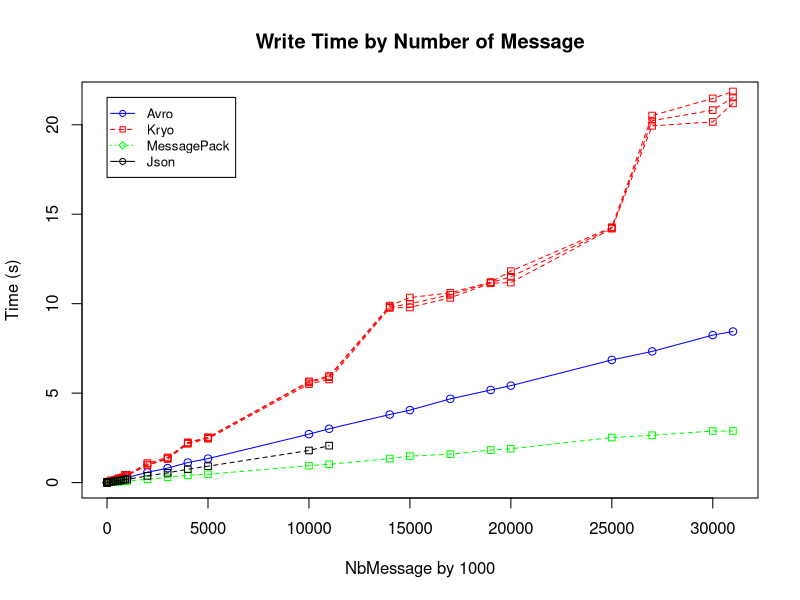
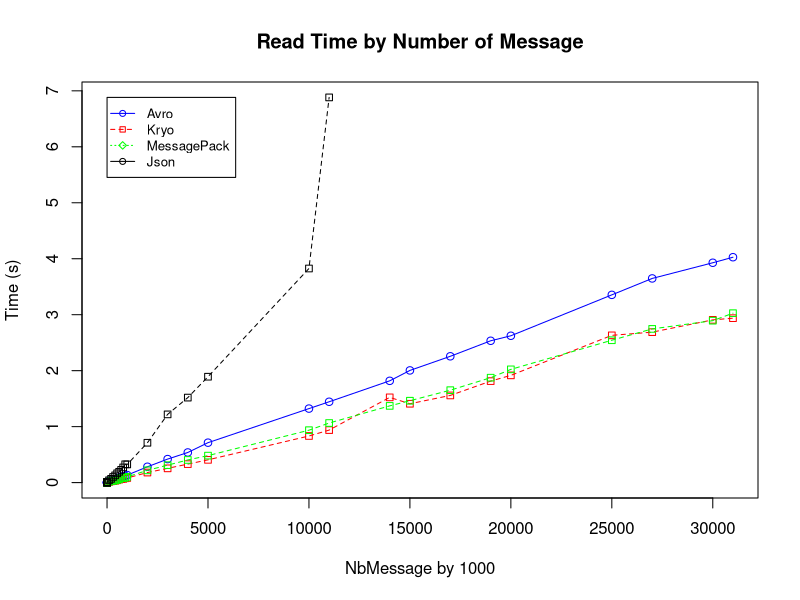
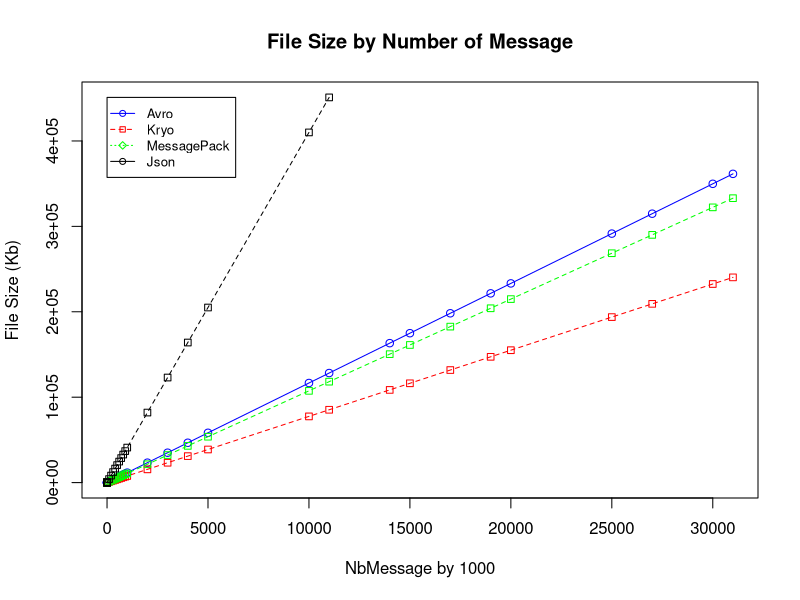

Here is the R script that generated these plots, in order:
MyData <- read.csv(file="stats2.csv", header=FALSE, sep=",")
MyData$V5=MyData$V5/1024
MyData$V2=MyData$V2/1000
Avro<-MyData[MyData$V1=="Avro",]
Kryo<-MyData[MyData$V1=="Kryo",]
MessagePack<-MyData[MyData$V1=="MessagePack",]
Json<-MyData[MyData$V1=="Json",]
ProtoStuff<-MyData[MyData$V1=="ProtoStuff",]

mean<-aggregate(MyData$V3, list(gp=MyData$V1, mean=MyData$V2), mean)
max<-aggregate(MyData$V3, list(gp=MyData$V1, max=MyData$V2), max)
min<-aggregate(MyData$V3, list(gp=MyData$V1, min=MyData$V2), min)

AvroMean<-aggregate(Avro$V3, list(nbMessage=Avro$V2), mean)
KryoMean<-aggregate(Kryo$V3, list(nbMessage=Kryo$V2), mean)
KryoMax<-aggregate(Kryo$V3, list(nbMessage=Kryo$V2), max)
KryoMin<-aggregate(Kryo$V3, list(nbMessage=Kryo$V2), min)
MessagePackMean<-aggregate(MessagePack$V3, list(nbMessage=MessagePack$V2), mean)
JsonMean<-aggregate(Json$V3, list(nbMessage=Json$V2), mean)
ProtoStuffMean<-aggregate(ProtoStuff$V3, list(nbMessage=ProtoStuff$V2), mean)

max_y <- max(mean$x)

listLab<-c("Avro","Kryo","MessagePack","Json","ProtoStuff")
#listLab<-c("Avro","Kryo","Json")
listCol<-c("blue","red","green","black","orange")
#listCol<-c("blue","red","black")
listLab<-c("Avro","Kryo","MessagePack","Json")
listCol<-c("blue","red","green","black")

plot(AvroMean$nbMessage,AvroMean$x, type="o", col="blue",ylim=c(0,max_y),  ann=FALSE)
lines(KryoMean$nbMessage,KryoMean$x, type="o", pch=22, lty=2,    col="red")
lines(KryoMean$nbMessage,KryoMax$x, type="o", pch=22, lty=2,    col="red")
lines(KryoMean$nbMessage,KryoMin$x, type="o", pch=22, lty=2,    col="red")
lines(MessagePackMean$nbMessage,MessagePackMean$x, type="o", pch=22, lty=2,    col="green")
lines(JsonMean$nbMessage,JsonMean$x, type="o", pch=22, lty=2,    col="black")
#lines(ProtoStuffMean$nbMessage,ProtoStuffMean$x, type="o", pch=22, lty=2,    col="orange")

# Create a title with a red, bold/italic font
title(main="Write Time by Number of Message", col.main="black", font.main=2)

# Label the x and y axes with dark green text
title(xlab= "NbMessage by 1000", col.lab=rgb(0,0,0))
title(ylab= "Time (s)", col.lab=rgb(0,0,0))

legend(1, max_y, listLab, cex=0.8, col=listCol, 
       pch=21:23, lty=1:3);


mean<-aggregate(MyData$V4, list(gp=MyData$V1, mean=MyData$V2), mean)
max<-aggregate(MyData$V4, list(gp=MyData$V1, max=MyData$V2), max)
min<-aggregate(MyData$V4, list(gp=MyData$V1, min=MyData$V2), min)

AvroMean<-aggregate(Avro$V4, list(nbMessage=Avro$V2), mean)
KryoMean<-aggregate(Kryo$V4, list(nbMessage=Kryo$V2), mean)
MessagePackMean<-aggregate(MessagePack$V4, list(nbMessage=MessagePack$V2), mean)
JsonMean<-aggregate(Json$V4, list(nbMessage=Json$V2), mean)
ProtoStuffMean<-aggregate(ProtoStuff$V4, list(nbMessage=ProtoStuff$V2), mean)

max_y <- max(mean$x)

plot(AvroMean$nbMessage,AvroMean$x, type="o", col="blue",ylim=c(0,max_y),  axes=TRUE,ann=FALSE)
lines(KryoMean$nbMessage,KryoMean$x, type="o", pch=22, lty=2,    col="red")
lines(MessagePackMean$nbMessage,MessagePackMean$x, type="o", pch=22, lty=2,    col="green")
lines(JsonMean$nbMessage,JsonMean$x, type="o", pch=22, lty=2,    col="black")
#lines(ProtoStuffMean$nbMessage,ProtoStuffMean$x, type="o", pch=22, lty=2,    col="orange")

# Create a title with a red, bold/italic font
title(main="Read Time by Number of Message", col.main="black", font.main=2)

# Label the x and y axes with dark green text
title(xlab=  "NbMessage by 1000", col.lab=rgb(0,0,0))
title(ylab= "Time (s)", col.lab=rgb(0,0,0))

legend(1, max_y, listLab, cex=0.8, col=listCol, 
       pch=21:23, lty=1:3);


mean<-aggregate(MyData$V5, list(gp=MyData$V1, mean=MyData$V2), mean)
max<-aggregate(MyData$V5, list(gp=MyData$V1, max=MyData$V2), max)
min<-aggregate(MyData$V5, list(gp=MyData$V1, min=MyData$V2), min)

AvroMean<-aggregate(Avro$V5, list(nbMessage=Avro$V2), mean)
KryoMean<-aggregate(Kryo$V5, list(nbMessage=Kryo$V2), mean)
MessagePackMean<-aggregate(MessagePack$V5, list(nbMessage=MessagePack$V2), mean)
JsonMean<-aggregate(Json$V5, list(nbMessage=Json$V2), mean)
ProtoStuffMean<-aggregate(ProtoStuff$V5, list(nbMessage=ProtoStuff$V2), mean)

max_y <- max(mean$x)

plot(AvroMean$nbMessage,AvroMean$x, type="o", col="blue",ylim=c(0,max_y), axes=TRUE, ann=FALSE)
lines(KryoMean$nbMessage,KryoMean$x, type="o", pch=22, lty=2,    col="red")
lines(MessagePackMean$nbMessage,MessagePackMean$x, type="o", pch=22, lty=2,    col="green")
lines(JsonMean$nbMessage,JsonMean$x, type="o", pch=22, lty=2,    col="black")
#lines(ProtoStuffMean$nbMessage,ProtoStuffMean$x, type="o", pch=22, lty=2,    col="orange")

# Create a title with a red, bold/italic font
title(main="File Size by Number of Message", col.main="black", font.main=2)

# Label the x and y axes with dark green text
title(xlab=  "NbMessage by 1000", col.lab=rgb(0,0,0))
title(ylab= "File Size (Kb)", col.lab=rgb(0,0,0))

legend(1, max_y, listLab, cex=0.8, col=listCol,pch=21:23, lty=1:3)